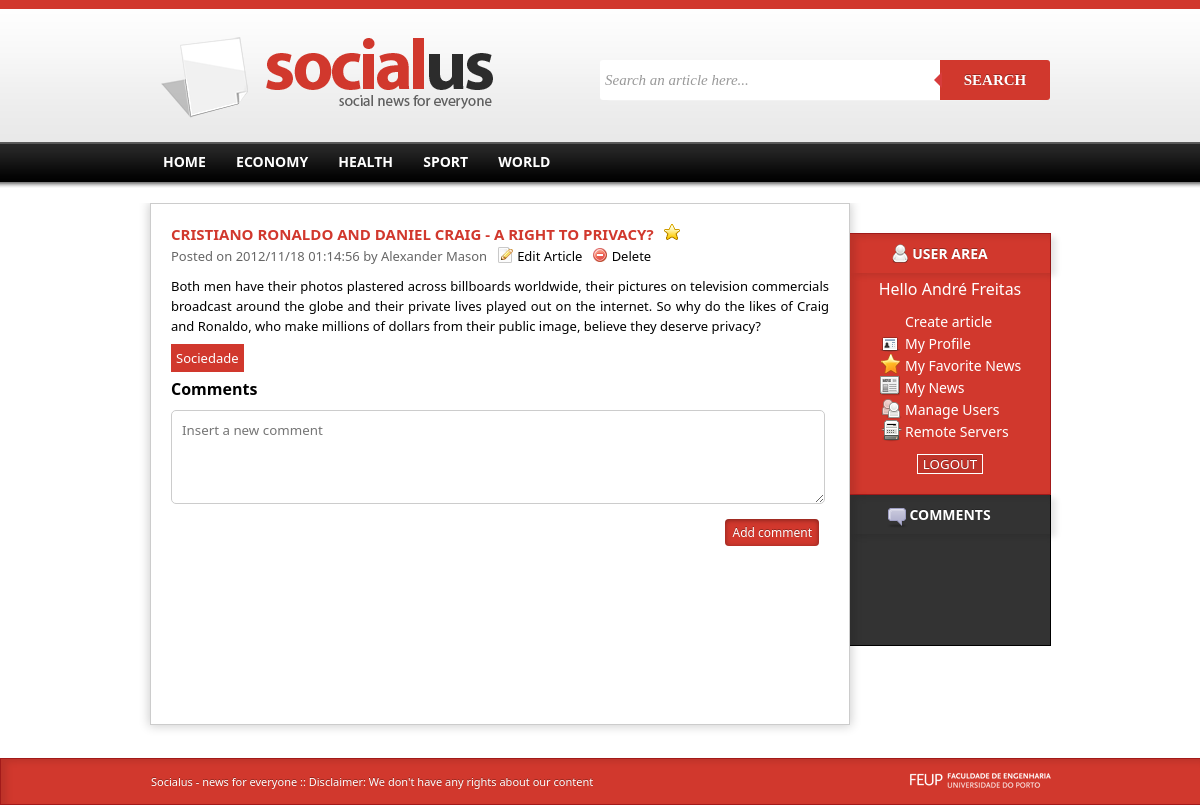
Page /article.php?url=a-right-to-privacy (signed in) on the committed database.
### tables this page shows
CREATE TABLE category(
	id integer primary key autoincrement,
	name text
);

CREATE TABLE news(
	id integer primary key autoincrement,
	title text,
	thumbnail text,
	datePosted date,
	content text,
	userId integer,
	categoryId integer,
	url text,
	foreign key(userId) references user(id),
	foreign key(categoryId) references category(id)
);

CREATE TABLE user(
	id integer primary key autoincrement,
	name text,
	email text,
	password text,
	privilegeId integer,
	picture text,
	about text,
	foreign key(privilegeId) references privilege(id)
);

### datacontroller.php (called while the page is built, shortened)
<?php
include_once './config.php';
class DataController{
	protected $dataBase;
	public function __construct($dataBase,$_siteurl){
		$dbPath='sqlite:'.DBPATH.$dataBase;
		$this->dataBase = new PDO($dbPath);
	}
	public function getNewsAuthor($newsId){
		$authorid=$this->dataBase->query('SELECT userid FROM news where id='.$newsId);
		$authorid=$authorid->fetch(PDO::FETCH_ASSOC);
		$author=$this->dataBase->query('SELECT * from user where id='.$authorid['userId']);
		return $author->fetch(PDO::FETCH_ASSOC);
	}
	public function getNewsTags($newsId){
		$tagsIds=$this->dataBase->query('SELECT tagId FROM newsTag where newsId='.$newsId);
		$tagsIds=$tagsIds->fetchAll(PDO::FETCH_ASSOC);
		$tags=Array();
		foreach($tagsIds as $row){
			$tagsId=$row['tagId'];
			$tagName=$this->dataBase->query('SELECT name FROM tag where id='.$tagsId);
			$tagName=$tagName->fetch(PDO::FETCH_ASSOC);
			$tagName=$tagName['name'];
			$tags[]=$tagName;
		}
		return $tags;
	}
	public function getNewsByUrl($url){
		$news=$this->dataBase->query('SELECT * FROM news where url=\''.$url.'\'');
		$news=$news->fetch(PDO::FETCH_ASSOC);
		return $news;
	}
	public function getActiveCategories(){
		$categories=$this->dataBase->query('SELECT * from activecategories');
		$categories=$categories->fetchAll(PDO::FETCH_ASSOC);
		return $categories;
	}
	public function userCan($privilegeid,$action){
		$actionid=$this->dataBase->query('select id from useraction where name=\''.$action.'\'');
		$actionid=$actionid->fetch(PDO::FETCH_ASSOC);
		$actionid=$actionid['id'];
		$can=$this->dataBase->query('select * from userActionPrivilege where privilegeId='.$privilegeid.' and userActionId='.$actionid);
		$can=$can->fetch(PDO::FETCH_ASSOC);
		return $can!=NULL;
	}
	function isfavorite($userid, $newsid){
		$favorite=$this->dataBase->query("select * from favorite where userid=".$userid." and newsid=".$newsid);
		$favorite=$favorite->fetch(PDO::FETCH_ASSOC);
		return $favorite!=NULL;
	}
};
$data=new DataController($_database,$_siteurl);
?>

### config.php (called while the page is built, shortened)
<?php
	$_database='server.db';
	$_siteurl='http://paginas.fe.up.pt/~ei10036/socialus';
?>

### article.php (the view, shortened to what this page needs)
<!DOCTYPE html>
<html>
    <head>
        <?php
            include_once  'view.php';
            $news=$data->getNewsByUrl($_GET['url']);
            include_once 'head.php';
        ?>
    </head>
    <body>
        <?php include_once 'header.php'; ?>
        <?php include_once 'menu.php'; ?>
        <div id="main">
        	<div class="container">
            	<div class="news">
                    <div class="article">
    				<?php
    					echo "<h1>".$news['title'];
                        if(isset($_SESSION['user']['id'])){
                        echo "<img src=\"imgs/favorite";
                        if($data->isfavorite($_SESSION['user']['id'], $news['id']))
                            echo "yes";
                        else echo "no";
                        echo ".png\" class=\"favoriteicon\" onclick=\"favoriteNews(this,".$_SESSION['user']['id'].",".$news['id'].")\">";
                        }
                        echo "</h1>";
    					$datetime= new DateTime($news['datePosted']);
    					$author= $data->getNewsAuthor($news['id']);
    					echo "<span class=\"info\"> Posted on ".$datetime->format('Y/m/d H:i:s')." by ".$author['name']."</span>";
                        if($data->userCan($_SESSION['privilegeid'],"editNews") or (isset($_SESSION['user']['id']) and $_SESSION['user']['id']==$author['id'])){
                            echo "<span class=\"editarticlel\"><a href=\"editarticle.php?id=".$news['id']."\">Edit Article</a></span> <span class=\"deletearticlel\" onclick=\"deleteArticle(this,".$news['id'].")\">Delete</span>";
                        }
    					echo "<div class=\"entry\"> ".$news['content']."</div>";
    					$tags=$data->getNewsTags($news['id']);
    					echo "<div class=\"alltags\">";
    					foreach($tags as $tag){
    						echo "<span class=\"tagbox\">".$tag."</span> ";
    					}
    					echo "</div>";
                        printComments($news['id']);
    				?>
    				</div>
                </div>
                <div class="sidebar">
                	<?php include_once 'userbox.php'; ?>
                    <?php include_once 'commentsbox.php'; ?>
                </div>
            </div>
        </div>
        <?php include_once 'footer.php'; ?>
    </body>
</html>

### view.php (shortened to what this page needs)
<?php
include_once  'datacontroller.php';
include_once 'config.php';
function printCategories($categories){
	foreach($categories as $row){
		echo "                    <li><a href=\"categorynews.php?id=".$row['id']."\">".$row['name']."</a></li>\n";
	}
}
		?>
		<?php
function printComments($newsid){
	global $data;
	echo "<h4 class=\"commentstitle\">Comments</h4>";
	if($data->userCan($_SESSION['privilegeid'],"createComment")){
	echo "<form><textarea rows=\"4\" cols=\"50\" placeholder=\"Insert a new comment\" class=\"newcomment\" name=\"content\">";
    echo "</textarea>";
    echo "<button type=\"button\" class=\"addcommentbt\" onclick=\"addComment(this,".$newsid.",".$_SESSION['user']['id'].",'".$_SESSION['user']['name']."')\"> Add comment </button></form>";
	}
}
?>

### css/template.css (style rules this page uses)
* { margin:0; padding:0; font-family: "Segoe UI"; }
#menu li { display:inline; text-transform:uppercase; font-weight:bold; font-size:14px; background-position: 0px 1px; padding-left:5px; padding-right:5px; }
#menu li a:link, a:visited { color:#ffffff; text-decoration:none; padding:3px 8px 3px 8px; }
.container { margin:0 auto; width:900px; }
#main { margin-top:15px; overflow:auto; margin-bottom:20px; }
.news { margin:0 auto; float:left; width: 698px; min-height:500px; border:solid 1px #CCC; box-shadow: 0px 0px 10px 1px rgba(0, 0, 0, .2); padding-bottom:20px; margin-bottom:80px; }
.sidebar { margin:0 auto; float:left; width: 200px; min-height:500px; padding-top:30px; }
.article { padding:20px; }
.article h1 { color:#d1382d; text-transform:uppercase; font-size:15px; font-weight:bold; }
.article .info { font-size:13px; color:#666; }
.article .entry { font-size:13px; margin-top:10px; text-align:justify; line-height:20px; }
.tagbox { font-size:13px; color:#fff; background:#d1382d; padding:5px; margin-right:5px; }
.alltags { margin-top:10px; }
html, body { height: 100%; }
.favoriteicon { margin-left: 10px; }
.commentstitle { margin-top:10px; margin-bottom:10px; }
.newcomment { padding:10px; border-radius:5px; border:solid 1px #ccc; width:96%; }
.addcommentbt { border-radius:4px; background:#d1382d; padding:5px 7px 5px 7px; color:#fff; border:none; font-size:12px; text-shadow: 0 -1px 0 rgba(0, 0 ,0, .3); box-shadow: 0 1px 5px rgba(0,0,0,.4) inset; float:right; margin-top:10px; margin-right:10px; }
.editarticlel { background:url(../imgs/edit.png) no-repeat; padding-left:20px; margin-left:10px; font-size:13px; }
.editarticlel a { color:#000; text-decoration:none; }
.deletearticlel { background:url(../imgs/delete.png) no-repeat; padding-left:20px; margin-left:5px; font-size:13px; }

### rows in the picture
category: name "ECONOMY"
category: name "HEALTH"
category: name "SPORT"
category: name "WORLD"
news: title "CRISTIANO RONALDO AND DANIEL CRAIG - A RIGHT TO PRIVACY?", datePosted "2012/11/18 01:14:56", content "Both men have their photos plastered across billboards worldwide, their pictures on television commercials broadcast around the globe and their private lives played out on the internet. So why do the likes of Craig and Ronaldo, who make millions of dollars from their public image, believe they deserve privacy?"
user: name "Alexander Mason"

### other values in the picture
$tag "Sociedade"
$_SESSION['user']['name'] "André Freitas"
